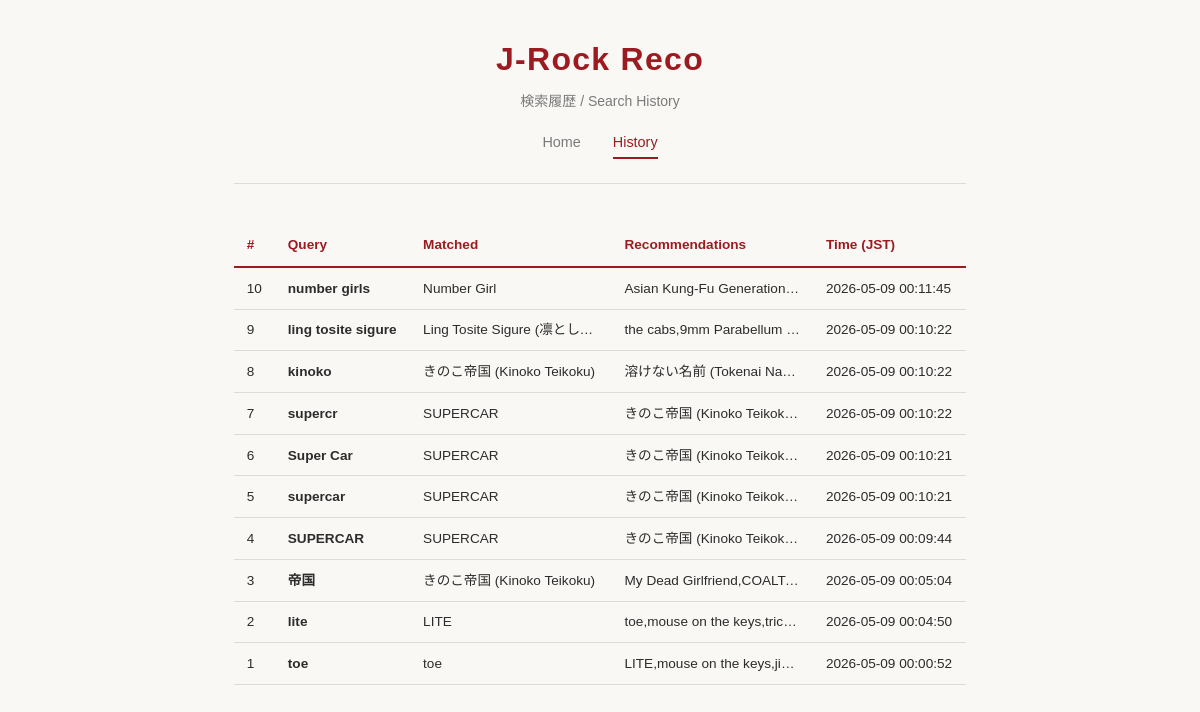
The app's page /history with its own data.
### tables this page shows
CREATE TABLE history (
                id INTEGER PRIMARY KEY AUTOINCREMENT,
                query TEXT NOT NULL,
                matched_band TEXT,
                results TEXT,
                created_at TEXT NOT NULL
            );

### app.py (the view)
@app.route("/history")
def history():
    with get_db() as conn:
        rows = conn.execute(
            "SELECT * FROM history ORDER BY id DESC LIMIT 50"
        ).fetchall()
    return render_template("history.html", rows=rows)

### app.py (called while the page is built)
def get_db():
    conn = sqlite3.connect(DB_PATH)
    conn.row_factory = sqlite3.Row
    return conn

### templates/history.html (shortened to what this page needs)
<!DOCTYPE html>
<html lang="ja">
<head>
<link rel="stylesheet" href="{{ url_for('static', filename='style.css') }}">
</head>
<body>
<div class="container">
  <header>
    <h1><a href="/">J-Rock Reco</a></h1>
    <p class="subtitle">検索履歴 / Search History</p>
    <nav>
      <a href="/">Home</a>
      <a href="/history" class="active">History</a>
    </nav>
  </header>
  <section class="history">
    {% if rows %}
    <table>
      <thead>
        <tr>
          <th>#</th>
          <th>Query</th>
          <th>Matched</th>
          <th>Recommendations</th>
          <th>Time (JST)</th>
        </tr>
      </thead>
      <tbody>
        {% for row in rows %}
        <tr>
          <td>{{ row.id }}</td>
          <td><strong>{{ row.query }}</strong></td>
          <td>{{ row.matched_band }}</td>
          <td>{{ row.results }}</td>
          <td>{{ row.created_at }}</td>
        </tr>
        {% endfor %}
      </tbody>
    </table>
    {% else %}
    <p class="empty">暂无搜索记录。</p>
    {% endif %}
  </section>
</div>
</body>
</html>

### static/style.css (style rules this page uses)
*, *::before, *::after { box-sizing: border-box; margin: 0; padding: 0; }
:root { --bg: #faf8f5; --card: #ffffff; --text: #2c2c2c; --muted: #7a7a7a; --accent: #9b1b20; --accent-light: #c44b4b; --border: #e0dcd5; --tag-bg: #f0ebe0; --radius: 6px; }
body { font-family: "Hiragino Kaku Gothic ProN", "Yu Gothic", "游ゴシック", "Noto Sans JP", Meiryo, sans-serif; background: var(--bg); color: var(--text); line-height: 1.7; min-height: 100vh; }
.container { max-width: 780px; margin: 0 auto; padding: 2rem 1.5rem; }
header { text-align: center; margin-bottom: 2.5rem; padding-bottom: 1.5rem; border-bottom: 1px solid var(--border); }
header h1 a { font-size: 2rem; font-weight: 700; color: var(--accent); text-decoration: none; letter-spacing: 0.04em; }
.subtitle { color: var(--muted); font-size: 0.875rem; margin-top: 0.25rem; }
nav { margin-top: 1rem; display: flex; justify-content: center; gap: 2rem; }
nav a { color: var(--muted); text-decoration: none; font-size: 0.9rem; padding-bottom: 2px; border-bottom: 2px solid transparent; transition: all 0.15s; }
nav a:hover, nav a.active { color: var(--accent); border-bottom-color: var(--accent); }
.history table { width: 100%; border-collapse: collapse; font-size: 0.85rem; }
.history th { text-align: left; padding: 0.6rem 0.8rem; border-bottom: 2px solid var(--accent); color: var(--accent); font-weight: 600; white-space: nowrap; }
.history td { padding: 0.55rem 0.8rem; border-bottom: 1px solid var(--border); max-width: 200px; overflow: hidden; text-overflow: ellipsis; white-space: nowrap; }

### records on screen
history: id "10", query "number girls", matched_band "Number Girl", results "Asian Kung-Fu Generation…", created_at "2026-05-09 00:11:45"
history: id "9", query "ling tosite sigure", matched_band "Ling Tosite Sigure (凛とし…", results "the cabs,9mm Parabellum…", created_at "2026-05-09 00:10:22"
history: id "8", query "kinoko", matched_band "きのこ帝国 (Kinoko Teikoku)", results "溶けない名前 (Tokenai Na…", created_at "2026-05-09 00:10:22"
history: id "7", query "supercr", matched_band "SUPERCAR", results "きのこ帝国 (Kinoko Teikok…", created_at "2026-05-09 00:10:22"
history: id "6", query "Super Car", matched_band "SUPERCAR", results "きのこ帝国 (Kinoko Teikok…", created_at "2026-05-09 00:10:21"
history: id "5", query "supercar", matched_band "SUPERCAR", results "きのこ帝国 (Kinoko Teikok…", created_at "2026-05-09 00:10:21"
history: id "4", query "SUPERCAR", matched_band "SUPERCAR", results "きのこ帝国 (Kinoko Teikok…", created_at "2026-05-09 00:09:44"
history: id "3", query "帝国", matched_band "きのこ帝国 (Kinoko Teikoku)", results "My Dead Girlfriend,COALT…", created_at "2026-05-09 00:05:04"
history: id "2", query "lite", matched_band "LITE", results "toe,mouse on the keys,tric…", created_at "2026-05-09 00:04:50"
history: id "1", query "toe", matched_band "toe", results "LITE,mouse on the keys,ji…", created_at "2026-05-09 00:00:52"
